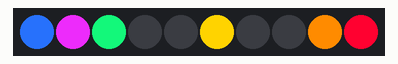
Simulated run of this program. Board: ESP8266 board running MicroPython. On the bench: 10 RGB LEDs in strip order, left to right.

Above: at 0.1 s.
At 1.1 s:
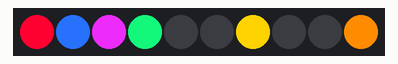
At 2.1 s:
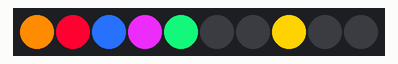
At 4.1 s:
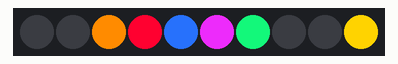
At 6.1 s:
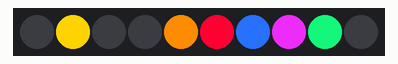
At 9.1 s:
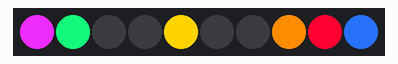

Measured:
- by itself, everything shown: repeats every 10.0 s, in 10 steps
- what the display in image 1 shows lasts 1.0 s, from 1.0 s to 2.0 s

The program:

main-infinite-lamp.py
```python
import time
import machine
import neopixel

num_pixel = 10
pixels = neopixel.NeoPixel(machine.Pin(14), num_pixel)
pixels.fill((0, 0, 0))
pixels.write()

"""
Space stone- Blue (38,110,246)
Power stone- Purple (228,41,242)
Soul stone- Orange (255,139,0)
Reality stone- Red (255,1,48)
Mind stone- Yellow (255,211,0)
Time stone- Green (18,231,114)

infinity_color = {
    'soul' : (255,139,0),
    'reality': (255,1,48),
    'space' : (38,110,246),
    'power' : (228,41,242),
    'time' : (18,231,114),
    'mind' : (255,211,0),
}

infinity_stone = {
    0 : (255,139,0),
    1 : (255,1,48),
    2 : (38,110,246),
    3 : (228,41,242),
    4 : (18,231,114),
    5 : (255,211,0),
}

Expected combination in one cycle:
8,9,0,1,2,5
9,0,1,2,3,6
0,1,2,3,4,7
1,2,3,4,5,8
2,3,4,5,6,9
3,4,5,6,7,0
4,5,6,7,8,1
5,6,7,8,9,2
6,7,8,9,0,3
7,8,9,0,1,4
"""

def infinity_loop(num_pixel, wait):
    pos_init = (8, 9, 0, 1, 2, 5)
    num_pixel = 10
    pixel_loop = list(range(num_pixel))

    infinity_stone = {
        0: (255, 139, 0),
        1: (255, 1, 48),
        2: (38, 110, 246),
        3: (228, 41, 242),
        4: (18, 231, 114),
        5: (255, 211, 0),
    }

    for i in range(0, num_pixel):
        loop = list(range(num_pixel))
        for j, pos in enumerate(pos_init):
            pos += i
            if pos >= num_pixel:
                pos = pos - num_pixel
            loop[pos] = infinity_stone.get(j)
        pixel_loop[i] = loop

    if pixel_loop:
        for pixel in pixel_loop:
            pixels.fill((0,0,0))
            pixels.write()
            for k, pixel_color in enumerate(pixel):
                if type(pixel_color) is tuple:
                    pixels[k] = pixel_color
                    pixels.write()
            time.sleep(wait)

while True:
    infinity_loop(10, 1)
```
